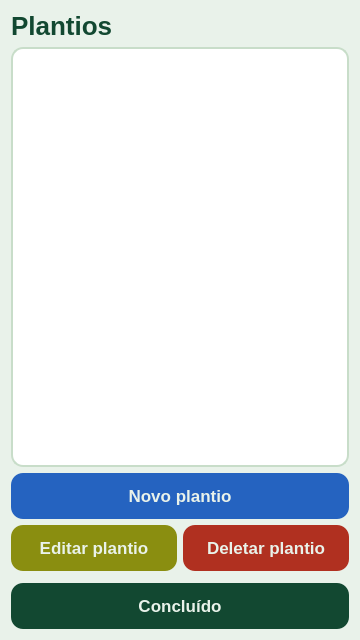
<?xml version="1.0" encoding="UTF-8"?>
<ui version="4.0">
 <class>Form</class>
 <widget class="QWidget" name="Form">
  <property name="geometry">
   <rect>
    <x>0</x>
    <y>0</y>
    <width>360</width>
    <height>640</height>
   </rect>
  </property>
  <property name="minimumSize">
   <size>
    <width>360</width>
    <height>640</height>
   </size>
  </property>
  <property name="maximumSize">
   <size>
    <width>360</width>
    <height>640</height>
   </size>
  </property>
  <property name="windowTitle">
   <string>Form</string>
  </property>
  <property name="styleSheet">
   <string notr="true">QWidget { background-color: #E9F2EA; font-family: &quot;Roboto Flex&quot;; }
QPushButton { background-color: #124831; color: #E9F2EA; font-family: &quot;Roboto Flex&quot;; font-weight: 700; font-size: 17px; border-radius: 12px; padding: 13px; border: none; }
QPushButton:hover { background-color: #0a3020; }
QPushButton#new_planting_button { background-color: #2563C0; }
QPushButton#update_planting_button { background-color: #8a8e10; margin-bottom: 0px; }
QPushButton#delete_planting_button { background-color: #b03020; margin-bottom: 0px; }
QLabel#main_label { font-family: &quot;Roboto Flex&quot;; font-weight: 800; font-size: 26px; color: #124831; }
QListWidget { background-color: #FFFFFF; border: 1.5px solid #c8ddc9; border-radius: 12px; font-size: 14px; padding: 4px; }
QListWidget::item { padding: 10px 8px; border-bottom: 1px solid #e8f0e9; }
QListWidget::item:selected { background-color: #D6E6D4; color: #124831; border-radius: 8px; }</string>
  </property>
  <layout class="QVBoxLayout" name="verticalLayout_2">
   <item>
    <widget class="QLabel" name="main_label">
     <property name="text">
      <string>Plantios</string>
     </property>
    </widget>
   </item>
   <item>
    <widget class="QListWidget" name="planting_listwidget"/>
   </item>
   <item>
    <widget class="QPushButton" name="new_planting_button">
     <property name="text">
      <string>Novo plantio</string>
     </property>
    </widget>
   </item>
   <item>
    <layout class="QHBoxLayout" name="horizontalLayout">
     <item>
      <widget class="QPushButton" name="update_planting_button">
       <property name="text">
        <string>Editar plantio</string>
       </property>
      </widget>
     </item>
     <item>
      <widget class="QPushButton" name="delete_planting_button">
       <property name="text">
        <string>Deletar plantio</string>
       </property>
      </widget>
     </item>
    </layout>
   </item>
   <item>
    <widget class="Line" name="line">
     <property name="orientation">
      <enum>Qt::Orientation::Vertical</enum>
     </property>
    </widget>
   </item>
   <item>
    <layout class="QVBoxLayout" name="verticalLayout">
     <item>
      <widget class="QPushButton" name="done_button">
       <property name="text">
        <string>Concluído</string>
       </property>
      </widget>
     </item>
    </layout>
   </item>
  </layout>
 </widget>
 <resources/>
 <connections/>
</ui>
